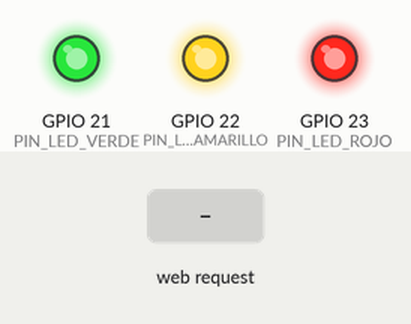
A sketch run on a simulated ESP32. On the bench: output pins drawn as LEDs (lit = HIGH). The inputs (shaded band) are chosen by the test bench. WiFi joins after 1.5 s; servers stay silent unless stated; what the sketch prints to the serial monitor is not drawn.

Above: at 3.2 s.
3.3 s: HTTP request GET /led/verde/toggle received
At 3.6 s:
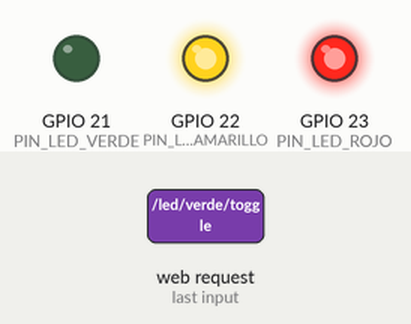
4.8 s: HTTP request GET /led/amarillo/toggle received
At 6.0 s:
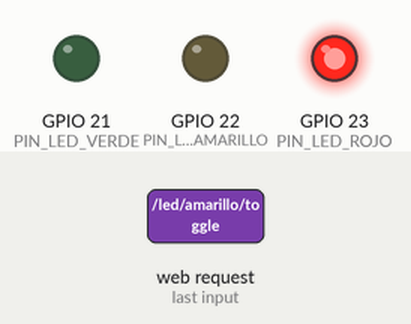
6.3 s: HTTP request GET /led/rojo/toggle received
At 7.1 s:
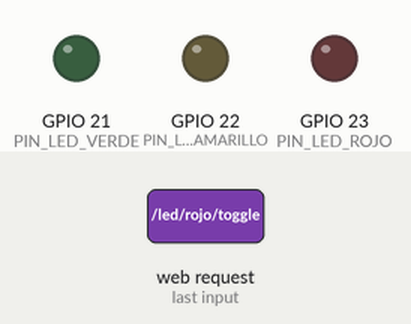
7.8 s: HTTP request GET /led/verde/toggle?tiempo=1 received
At 8.3 s:
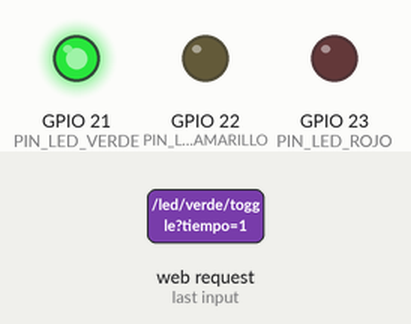
9.3 s: HTTP request GET /led/amarillo/toggle?tiempo=1 received
At 10.5 s:
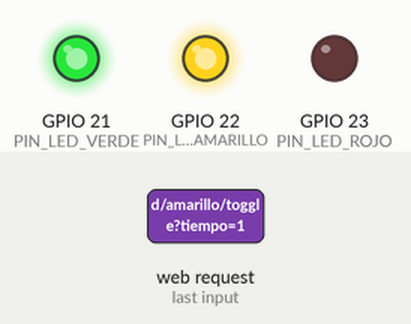
10.8 s: HTTP request GET /rutina/semaforo/on received
At 11.8 s:
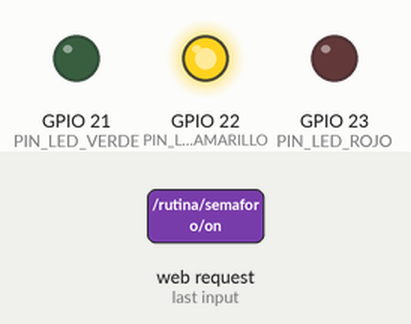
Timing chart, 0 to 55.7 s (numbered marks = the images above; inputs shaded):
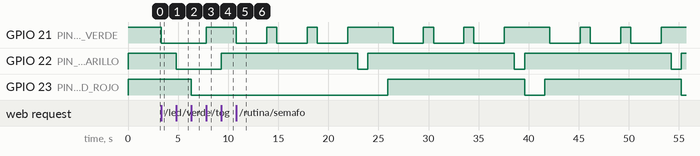

The sketch:

Interfaz_Semaforo_3.ino
```cpp
#include <WiFi.h>
#include <WebServer.h>

// Configuración de red Wi-Fi
const char *ssid = "BUAP_Trabajadores";
const char *password = "BuaPW0rk.2017";

// Asignación de pines
#define PIN_LED_VERDE     21  // Salida LED VERDE
#define PIN_LED_AMARILLO  22  // Salida LED AMARILLO
#define PIN_LED_ROJO      23  // Salida LED ROJO

// Crear un servidor web en el puerto 80
WebServer server(80);

// Variables de estado de los LEDs (true = encendido, false = apagado)
bool estadoVerde = false;
bool estadoAmarillo = false;
bool estadoRojo = false;

// Variable de control para el bucle del semáforo
bool semaforoActivo = false;

// Variables tiempo de los LEDs
int tiempoVerde = 3;      // valor por defecto (segundos)
int tiempoAmarillo = 1;   // valor por defecto (segundos)
int tiempoRojo = 2;       // valor por defecto (segundos)

// Función para controlar el estado físico del LED según la lógica inversa
void controlarLED(int pin, bool encendido) {
  // LÓGICA INVERSA: HIGH = APAGADO, LOW = ENCENDIDO
  digitalWrite(pin, encendido ? LOW : HIGH);
}

void setup() {
  // Inicialización de la comunicación serie
  Serial.begin(115200);

  // Configuración de pines
  pinMode(PIN_LED_VERDE, OUTPUT);     // Salida LED VERDE
  pinMode(PIN_LED_AMARILLO, OUTPUT);  // Salida LED AMARILLO
  pinMode(PIN_LED_ROJO, OUTPUT);      // Salida LED ROJO

  // Apagar todos los LEDs al inicio (HIGH = APAGADO con lógica inversa)
  controlarLED(PIN_LED_VERDE, false);
  controlarLED(PIN_LED_AMARILLO, false);
  controlarLED(PIN_LED_ROJO, false);

  // Conectar a la red Wi-Fi
  WiFi.begin(ssid, password);
  Serial.print("Conectando a WiFi");
  while (WiFi.status() != WL_CONNECTED) {
    delay(1000);
    Serial.print(".");
  }
  Serial.println("¡Conectado!");
  Serial.println(WiFi.localIP());

  // Rutas para controlar el LED VERDE (toggle)
  server.on("/led/verde/toggle", HTTP_GET, []() {
    estadoVerde = !estadoVerde;
    controlarLED(PIN_LED_VERDE, estadoVerde);
    server.send(200, "text/plain", estadoVerde ? "LED Verde Encendido" : "LED Verde Apagado");
  });

  // Rutas para controlar el LED AMARILLO (toggle)
  server.on("/led/amarillo/toggle", HTTP_GET, []() {
    estadoAmarillo = !estadoAmarillo;
    controlarLED(PIN_LED_AMARILLO, estadoAmarillo);
    server.send(200, "text/plain", estadoAmarillo ? "LED Amarillo Encendido" : "LED Amarillo Apagado");
  });

  // Rutas para controlar el LED ROJO (toggle)
  server.on("/led/rojo/toggle", HTTP_GET, []() {
    estadoRojo = !estadoRojo;
    controlarLED(PIN_LED_ROJO, estadoRojo);
    server.send(200, "text/plain", estadoRojo ? "LED Rojo Encendido" : "LED Rojo Apagado");
  });

  // Rutas para manejar el semáforo automático
  server.on("/rutina/semaforo/on", HTTP_GET, []() {
    semaforoActivo = true;
    server.send(200, "text/plain", "Semáforo iniciado");
  });

  server.on("/rutina/semaforo/off", HTTP_GET, []() {
    semaforoActivo = false;
    // Apagar todos los LEDs al detener (opcional, según tu necesidad)
    controlarLED(PIN_LED_VERDE, false);
    controlarLED(PIN_LED_AMARILLO, false);
    controlarLED(PIN_LED_ROJO, false);
    server.send(200, "text/plain", "Semáforo detenido");
  });

  // Ruta para ajustar tiempo del verde
  server.on("/tiempo/verde", HTTP_GET, []() {
    if (server.hasArg("tiempo")) {
      int nuevoTiempo = server.arg("tiempo").toInt();
      if (nuevoTiempo >= 1 && nuevoTiempo <= 10) {
        tiempoVerde = nuevoTiempo;
        server.send(200, "text/plain", "Tiempo del verde actualizado a " + String(tiempoVerde) + " segundos");
      } else {
        server.send(400, "text/plain", "El tiempo debe estar entre 1 y 10 segundos");
      }
    } else {
      server.send(400, "text/plain", "Falta argumento 'tiempo'");
    }
  });

  // Ruta para ajustar tiempo del amarillo
  server.on("/tiempo/amarillo", HTTP_GET, []() {
    if (server.hasArg("tiempo")) {
      int nuevoTiempo = server.arg("tiempo").toInt();
      if (nuevoTiempo >= 1 && nuevoTiempo <= 10) {
        tiempoAmarillo = nuevoTiempo;
        server.send(200, "text/plain", "Tiempo del amarillo actualizado a " + String(tiempoAmarillo) + " segundos");
      } else {
        server.send(400, "text/plain", "El tiempo debe estar entre 1 y 10 segundos");
      }
    } else {
      server.send(400, "text/plain", "Falta argumento 'tiempo'");
    }
  });

  // Ruta para ajustar tiempo del rojo
  server.on("/tiempo/rojo", HTTP_GET, []() {
    if (server.hasArg("tiempo")) {
      int nuevoTiempo = server.arg("tiempo").toInt();
      if (nuevoTiempo >= 1 && nuevoTiempo <= 10) {
        tiempoRojo = nuevoTiempo;
        server.send(200, "text/plain", "Tiempo del rojo actualizado a " + String(tiempoRojo) + " segundos");
      } else {
        server.send(400, "text/plain", "El tiempo debe estar entre 1 y 10 segundos");
      }
    } else {
      server.send(400, "text/plain", "Falta argumento 'tiempo'");
    }
  });

  // Iniciar el servidor
  server.begin();
  Serial.println("Servidor HTTP iniciado");
}

void loop() {
  // Maneja las solicitudes entrantes
  server.handleClient();

  if (semaforoActivo) {
    ejecutarSemaforo();
  }
}

// Función que ejecuta la secuencia del semáforo
void ejecutarSemaforo() {
  // Verde parpadea 3 veces (con verificación constante de semaforoActivo)
  for (int i = 0; i < 3 && semaforoActivo; i++) {
    // Encendido por el tiempo especificado (LOW = ENCENDIDO)
    controlarLED(PIN_LED_VERDE, true);
    for (int j = 0; j < tiempoVerde * 100 && semaforoActivo; j++) {
      delay(10); // 10ms * 100 = 1 segundo, * tiempoVerde = tiempo total
      server.handleClient(); // Sigue manejando solicitudes durante el delay
    }

    // Apagado por 1 segundo entre parpadeos (HIGH = APAGADO)
    controlarLED(PIN_LED_VERDE, false);
    for (int j = 0; j < 100 && semaforoActivo; j++) {
      delay(10); // 10ms * 100 = 1 segundo
      server.handleClient(); // Sigue manejando solicitudes durante el delay
    }
  }

  // Amarillo (con verificación constante de semaforoActivo)
  if (semaforoActivo) {
    controlarLED(PIN_LED_AMARILLO, true);
    for (int i = 0; i < tiempoAmarillo * 100 && semaforoActivo; i++) {
      delay(10); // 10ms * 100 = 1 segundo, * tiempoAmarillo = tiempo total
      server.handleClient(); // Sigue manejando solicitudes durante el delay
    }
    controlarLED(PIN_LED_AMARILLO, false);
  }

  // Rojo (con verificación constante de semaforoActivo)
  if (semaforoActivo) {
    controlarLED(PIN_LED_ROJO, true);
    for (int i = 0; i < tiempoRojo * 100 && semaforoActivo; i++) {
      delay(10); // 10ms * 100 = 1 segundo, * tiempoRojo = tiempo total
      server.handleClient(); // Sigue manejando solicitudes durante el delay
    }
    controlarLED(PIN_LED_ROJO, false);
  }

  // Pequeña pausa antes de repetir (con verificación)
  if (semaforoActivo) {
    for (int i = 0; i < 50 && semaforoActivo; i++) {
      delay(10); // 10ms * 50 = 0.5 segundos
      server.handleClient(); // Sigue manejando solicitudes durante el delay
    }
  }
}
```

Measured:
- after the input at 3.3 s, GPIO 21 (PIN_LED_VERDE): HIGH → LOW at once
- after the input at 4.8 s, GPIO 22 (PIN_LED_AMARILLO): HIGH → LOW at once
- after the input at 6.3 s, GPIO 23 (PIN_LED_ROJO): HIGH → LOW at once
- after the input at 7.8 s, GPIO 21 (PIN_LED_VERDE): LOW → HIGH at once
- after the input at 9.3 s, GPIO 22 (PIN_LED_AMARILLO): LOW → HIGH at once
- after the input at 10.8 s, GPIO 21 (PIN_LED_VERDE): HIGH → LOW at once, then repeats every 15.7 s: 2 × (HIGH 1.0 s, LOW 3.0 s), HIGH 4.5 s, LOW 3.0 s; GPIO 22 (PIN_LED_AMARILLO): alternates HIGH for 14.6 s and LOW for 1.0 s, starting after 12.1 s; GPIO 23 (PIN_LED_ROJO): alternates HIGH for 13.6 s and LOW for 2.0 s, starting after 15.2 s
